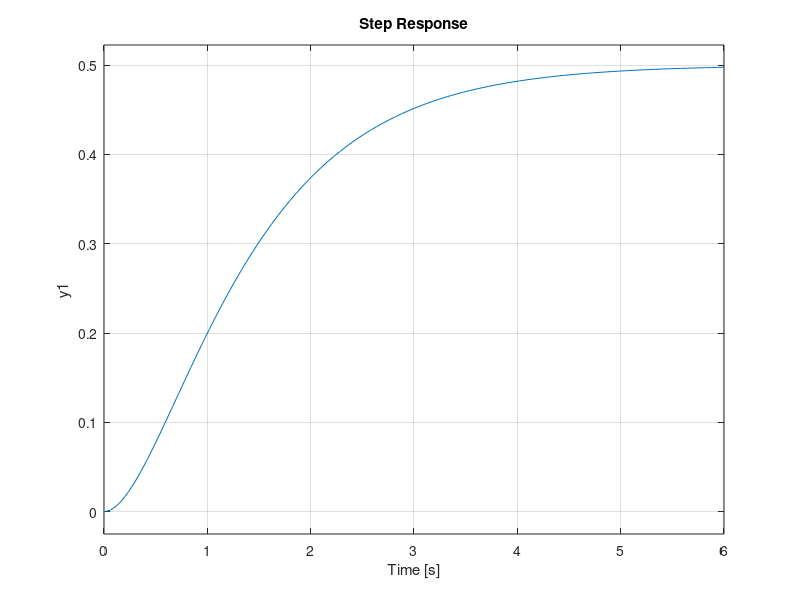
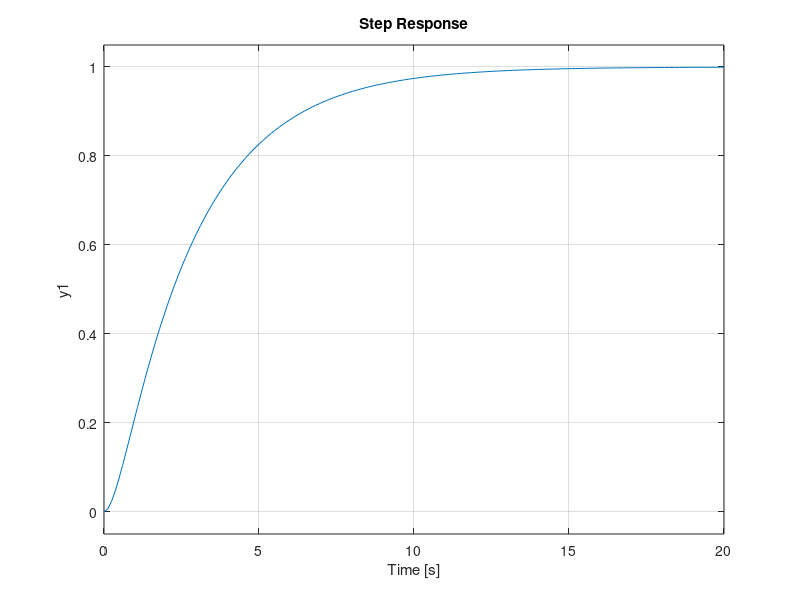
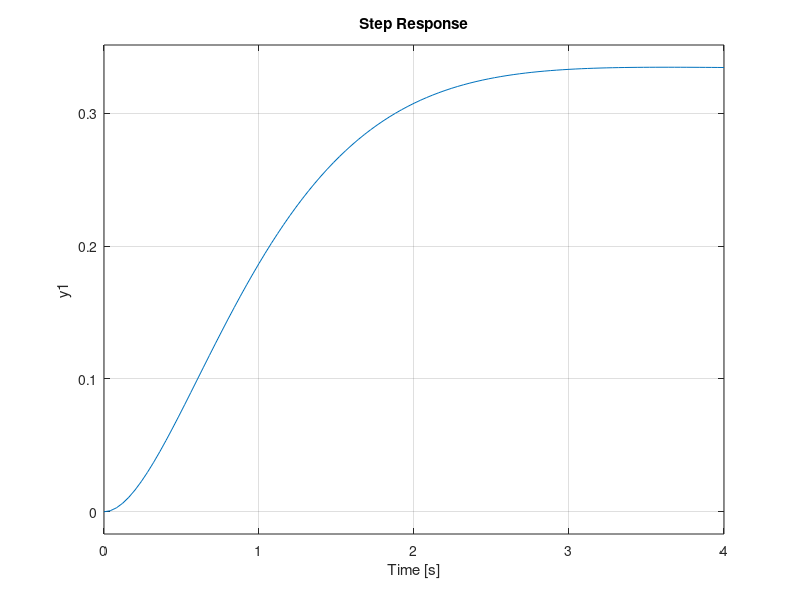
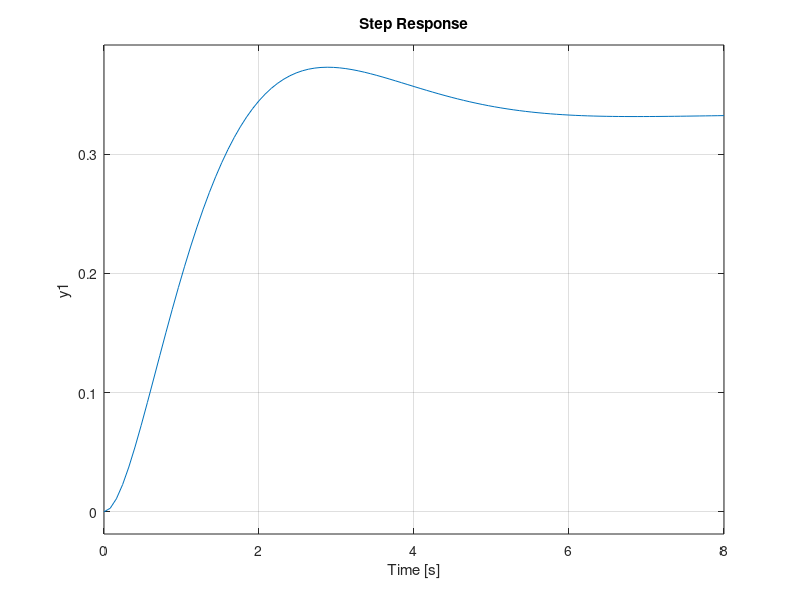

Recreate these plots in MATLAB, in order.
%  Step response of Transfer function 1/((s+1)(s+2))
num = 1;
den = [1 3 2];
g = tf(num,den);
figure(1)
step(g);

%% Step response of g with positive(1) feedback
t = feedback(g,1,1);
figure(2)
step(t);
%% Step response of g with negative(1) feedback
t1 = feedback(g,1);
figure(3)
step(t1)
%% step response of g with s+1 pole in -ve feedback path
h1 = tf(1,[1 1]);
t2 = feedback(g,h1);
figure(4)
step(t2)
%% step response of g with s+1 zero in -ve feedback path
h2 = tf([1 1],1);
t3 = feedback(g,h2);
figure(5)
step(t3)
%%  Step response of Transfer function 1/((s-1)(s+2))
num1 = 1;
den1 = [1 1 -2];
g1 = tf(num1,den1);
figure(6)
step(g1);

%% Step response of g1 with positive(1) feedback
m = feedback(g1,1,1);
figure(7)
step(m);
%% Step response of g1 with negative(1) feedback
m1 = feedback(g1,1);
figure(8)
step(m1);

%% step response of g1 with s+1 pole in -ve feedback path
h1 = tf(1,[1 1]);
m2 = feedback(g1,h1);
figure(9)
step(m2)
%% step response of g1 with s+1 zero in -ve feedback path
h2 = tf([1 1],1);
m3 = feedback(g1,h2);
figure(10)
step(m3)
%%  Step response of Transfer function 1/(10s)
num = 1;
den = [10 0];
g2 = tf(num,den);
figure(11)
step(g2);

%% Step response of g2 with positive(1) feedback
n = feedback(g2,1,1);
figure(12)
step(n);
%% Step response of g2 with negative(1) feedback
n1 = feedback(g2,1);
figure(13)
step(n1);

%% step response of g2 with s+1 pole in -ve feedback path
h1 = tf(1,[1 1]);
n2 = feedback(g2,h1);
figure(14)
step(n2)
%% step response of g with s+1 zero in -ve feedback path
h2 = tf([1 1],1);
n3 = feedback(g2,h2);
figure(15)
step(n3)
